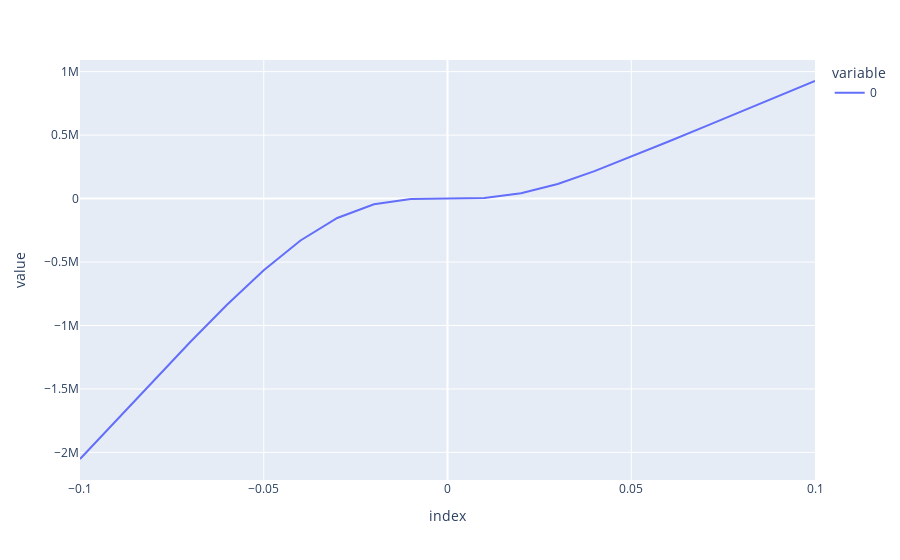

The cell this chart's notebook holds for it:
### Code cell
px.line(market_data_df.loc[:, slide_to_compute].multiply(weights, axis=0).sum(axis=0).sort_index())

### Figure 1 — Plotly figure (JSON) as saved in the notebook; plotly's stock layout.template omitted (floating-point values rounded to 4 significant figures)
{"data": [{"hovertemplate": "variable=0<br>index=%{x}<br>value=%{y}<extra></extra>", "legendgroup": "0", "line": {"color": "#636efa", "dash": "solid"}, "marker": {"symbol": "circle"}, "mode": "lines", "name": "0", "orientation": "v", "showlegend": true, "type": "scatter", "x": [-0.1, -0.09, -0.08, -0.07, -0.06, -0.05, -0.04, -0.03, -0.02, -0.01, 0, 0.01, 0.02, 0.03, 0.04, 0.05, 0.06, 0.07, 0.08, 0.09, 0.1], "xaxis": "x", "y": [-2052000.0, -1742000.0, -1433000.0, -1130000.0, -836600.0, -564600.0, -330100.0, -152700.0, -45470.0, -3786.0, 0, 5214.0, 41350.0, 115100.0, 215800.0, 329700.0, 448000.0, 567400.0, 687100.0, 806700.0, 926300.0], "yaxis": "y"}], "layout": {"autosize": true, "legend": {"title": {"text": "variable"}, "tracegroupgap": 0}, "margin": {"t": 60}, "xaxis": {"anchor": "y", "autorange": true, "domain": [0, 1], "range": [-0.1, 0.1], "title": {"text": "index"}, "type": "linear"}, "yaxis": {"anchor": "x", "autorange": true, "domain": [0, 1], "range": [-2217000.0, 1092000.0], "title": {"text": "value"}, "type": "linear"}}}
